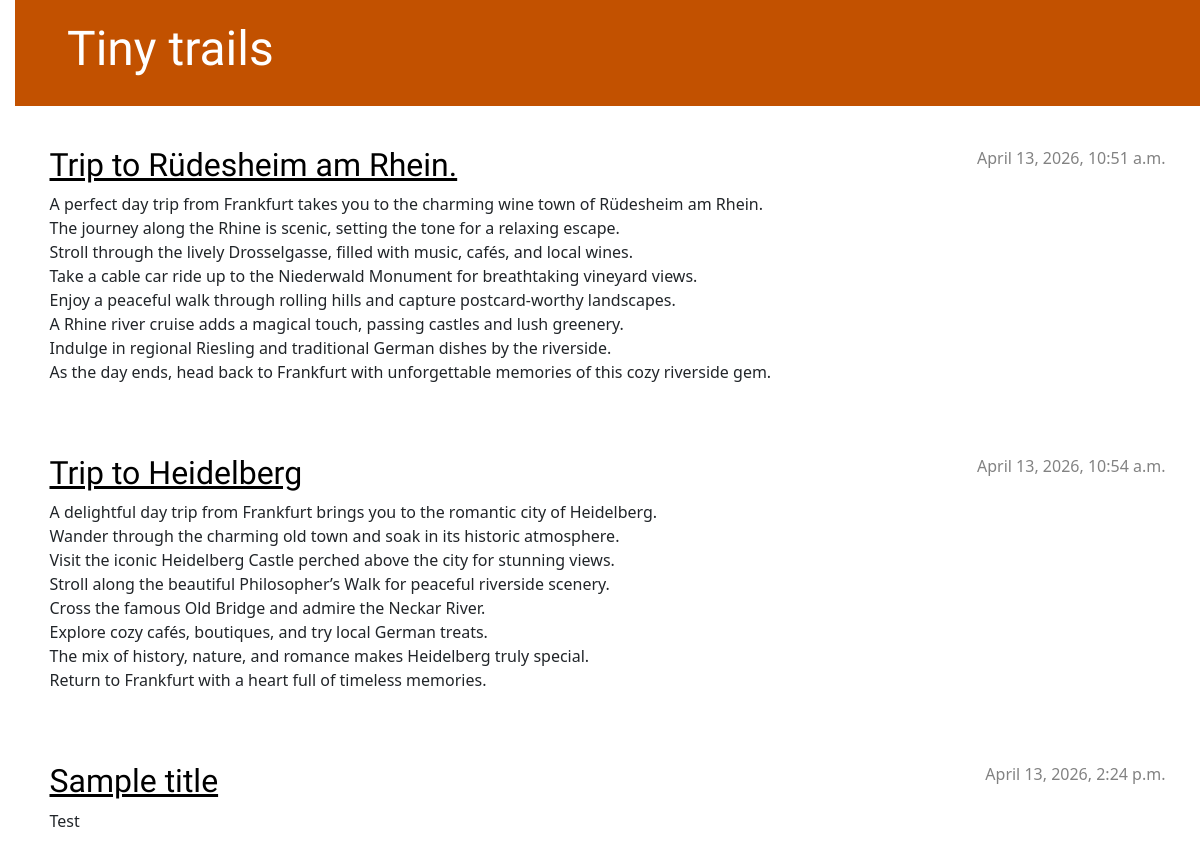
Before: / with the older database file.
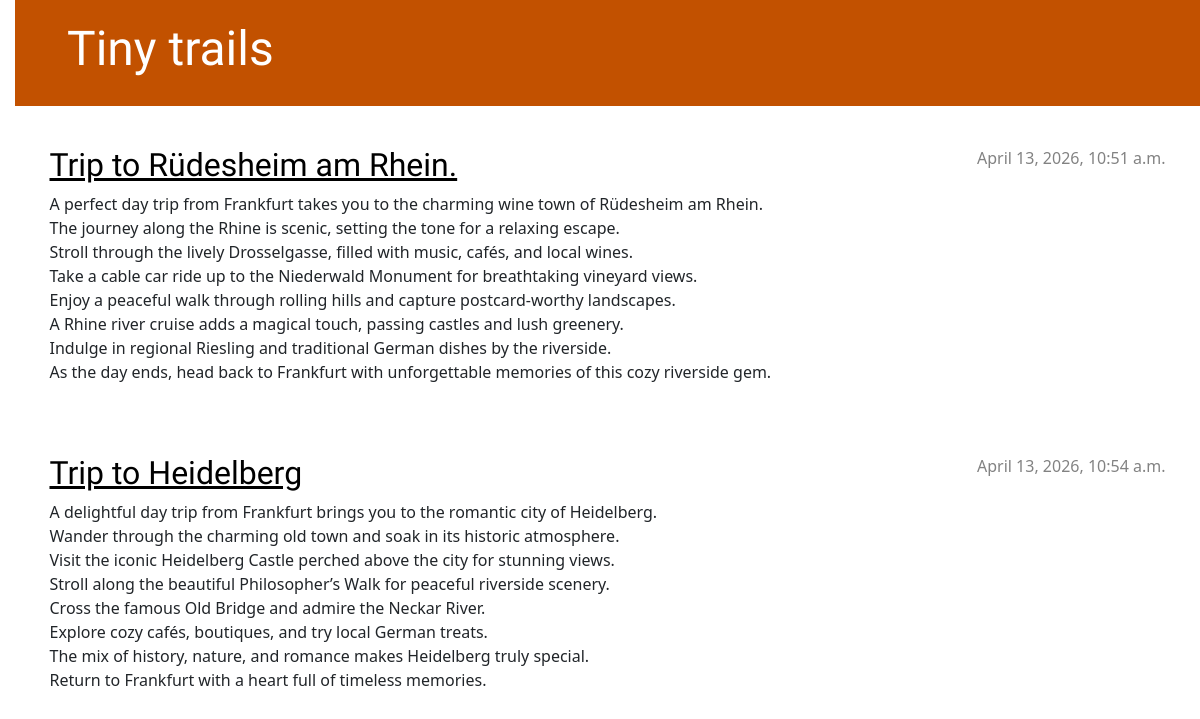
After: the same page with the newer database file.
### blog/models.py (models this page shows, shortened)
class Post(models.Model):
    author = models.ForeignKey(settings.AUTH_USER_MODEL, on_delete=models.CASCADE)
    title = models.CharField(max_length=200)
    text = models.TextField()
    created_date = models.DateTimeField(default=timezone.now)
    published_date = models.DateTimeField(blank=True, null=True)

### blog/views.py (the view)
# urls.py: path('', views.post_list, name='post_list'),
def post_list(request):
    posts = Post.objects.filter(published_date__lte=timezone.now()).order_by('published_date')
    return render(request, 'blog/post_list.html', {'posts': posts})
    Post.objects.get(pk=pk)

### blog/templates/blog/post_list.html (shortened to what this page needs)
{% extends 'blog/base.html' %}
{% load static %}
            {% block content %}
            {% for post in posts %}
                <article class="post">
                    <time class="date">
                        {{ post.published_date }}
                    </time>
                    <h2><a href="{% url 'post_detail' pk=post.pk %}">{{ post.title }}</a></h2>
                    <p>{{ post.text|linebreaksbr }}</p>
                </article>
            {% endfor %}
            {% endblock %}

### blog/templates/blog/base.html (shortened to what this page needs)
{% load static %}
<!DOCTYPE html>
<html>
    <head>
        <link rel="stylesheet" href="https://cdn.jsdelivr.net/npm/bootstrap@5.3.3/dist/css/bootstrap.min.css">
        <link rel="stylesheet" href="{% static 'css/blog.css' %}">
    </head>
    <body>
    <header class="page-header">
      <div class="container">
          <h1><a href="/">Tiny trails</a></h1>
      </div>
    </header>
    <main class="container">
        <div class="row">
            <div class="col">
            {% block content %}
            {% endblock %}
            </div>
        </div>
    </main>
    </body>
</html>

### blog/static/css/blog.css (style rules this page uses)
h1 a, h2 a { color: #cf0a38; }
body { padding-left: 15px; }
h1 a, h2 a { color: #cf0a38; font-family: 'Lobster'; }
.page-header { background-color: #C25100; margin-top: 0; margin-bottom: 40px; padding: 20px 20px 20px 40px; }
.page-header h1, .page-header h1 a, .page-header h1 a:visited, .page-header h1 a:active { color: #ffffff; font-size: 36pt; text-decoration: none; }
h1, h2, h3, h4 { font-family: 'Lobster', cursive; }
.date { color: #828282; }
.post { margin-bottom: 70px; }
.post h2 a, .post h2 a:visited { color: #000000; }
.post > .date, .post > .actions { float: right; }

Changed rows visible on the page:
removed Post: published_date "April 13, 2026, 2:24 p.m.", title "Sample title", text "Test"
